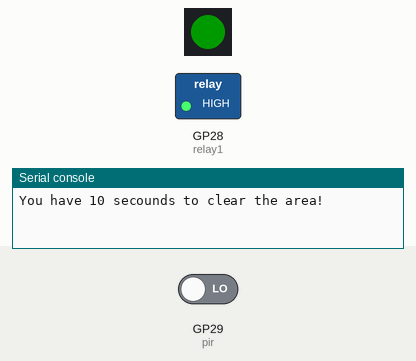
This program was run on a simulated Raspberry Pi Pico running MicroPython. On the bench: 1 RGB LEDs in strip order, left to right, switched loads named in the program (green lamp = pin HIGH), the last lines printed to the serial console. Inputs (shaded band) come from the test bench; at power-on: GP29 (pir) LOW. Dim RGB values are drawn brighter than linear; the clock reads 2024-03-15 10:24:30 at power-on unless the program sets it.

Above: at 0.1 s.
At 12.61 s:
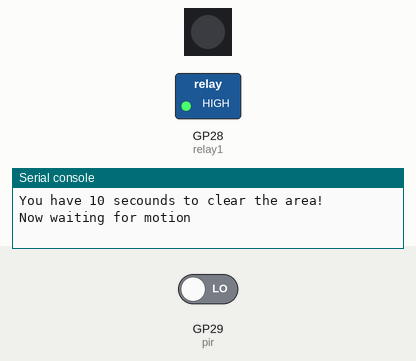
13.3 s: GP29 (pir) driven HIGH
19.9 s: GP29 (pir) driven LOW
At 21.4 s:
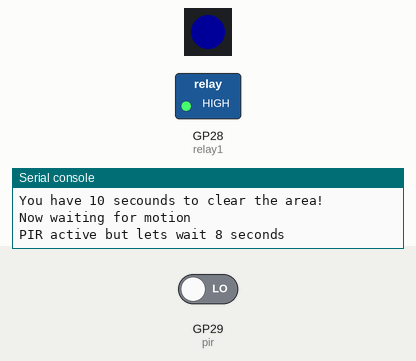
Timing chart, 0 to 29.2 s (numbered marks = the images above; inputs shaded):
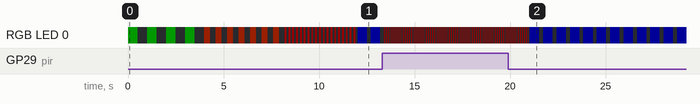

Measured:
- after the input at 19.9 s, GP28 (relay1): stays HIGH (without the input it goes to LOW after 1.6 s)

The program:

main.py
```python
# (licence header left out)
import machine
import time
import neopixel

# Define hardware values
LED_PIN=16               # Set pin number for onboard LED
PIR_PIN=29               # GPIO PIR data
RLY1_PIN=28              # GPIO for Relay #1 data
RLY1_ON_STATE=0          # 1 relay is active High
                         # 0 relay is active Low

# Define some timings
STARTUP_TIME=10          # How long to wait before checking for PIR changes
RLY1_TRIGGER_TIME=0.5    # How long to keep Relay #1 active when triggered
SEQUENCE_DURATION=10     # How long the light/sound sequence of prop lasts
SNOOZE=10                # How long to wait before we want another activation
PIR_ACTIVE_DELAY=8       # Minimum time PIR must be active for activation
LED_BRIGHTNESS=10        # Set brightness as a percentage

# Define some colours
COLOUR_RED=(255,0,0)
COLOUR_GREEN=(0,255,0)
COLOUR_BLUE=(0,0,255)
COLOUR_ORANGE=(255,50,0)
COLOUR_VIOLET=(255,0,255)
COLOUR_YELLOW=(255,255,0)
COLOUR_TEAL=(72,201,176)
COLOUR_PURPLE=(108,52,131)
COLOUR_CLEAR=(0,0,0)

def ledColour(baseColour,brightness=20):
    brightness=brightness/100
    if brightness>0 and brightness<=1:
        adjustedColour=tuple([int(x*brightness) for x in baseColour])
    else:
        adjustedColour=tuple([int(x*0.2) for x in baseColour])
    led.fill(adjustedColour)
    led.write()

# Define function to blink led
def blink(led,baseColour,brightness,duration,delay):
    brightness=brightness/100
    if brightness>0 and brightness<1:
        adjustedColour=tuple([int(x*brightness) for x in baseColour])
    else:
        adjustedColour=baseColour
    start = time.time()
    while time.time()-start<duration:
        led.fill(adjustedColour)
        led.write()
        time.sleep(delay/2)
        led.fill((0,0,0))
        led.write()
        time.sleep(delay/2)

# Setup neopixel
led = neopixel.NeoPixel(machine.Pin(LED_PIN), 1)

# Setup PIR
pir = machine.Pin(PIR_PIN, machine.Pin.IN)

# Setup relay #1
relay1 = machine.Pin(RLY1_PIN, machine.Pin.OUT, value=not RLY1_ON_STATE)

print("You have %s secounds to clear the area!" % STARTUP_TIME)

# Give user time to leave the area
blink(led,COLOUR_GREEN,LED_BRIGHTNESS,STARTUP_TIME/3,1)
# Orange LED
blink(led,COLOUR_ORANGE,LED_BRIGHTNESS,STARTUP_TIME/3,0.6)
# Red LED
blink(led,COLOUR_RED,LED_BRIGHTNESS,STARTUP_TIME/3,0.2)

while pir.value()==1:
    print("Waiting for PIR to settle")
    ledColour(COLOUR_RED,LED_BRIGHTNESS)
    time.sleep(1)
    ledColour(COLOUR_BLUE,LED_BRIGHTNESS)
    time.sleep(1)

print("Now waiting for motion")

while True:

    pirState=pir.value()

    if pirState==1:
        print("PIR active but lets wait %s seconds" % PIR_ACTIVE_DELAY)
        blink(led,COLOUR_RED,LED_BRIGHTNESS,PIR_ACTIVE_DELAY,0.1)
        pirState=pir.value()

    if pirState==1:
        print("PIR ACTIVE")

        # Trigger Relay #1
        print("  Trigger Relay #1 for %s seconds" % RLY1_TRIGGER_TIME)
        ledColour(COLOUR_VIOLET,LED_BRIGHTNESS)
        relay1.on()
        time.sleep(RLY1_TRIGGER_TIME)
        relay1.off()
        ledColour(COLOUR_RED,LED_BRIGHTNESS)

        # Wait for light/sound sequence to finish
        print("  Wait %s seconds" % SEQUENCE_DURATION)
        time.sleep(SEQUENCE_DURATION)

        # Snooze
        print("  Snooze for %s seconds" % SNOOZE)
        blink(led,COLOUR_RED,LED_BRIGHTNESS,SNOOZE,1)

        print("Now waiting for motion")

    ledColour(COLOUR_BLUE,LED_BRIGHTNESS)
    time.sleep(0.5)
    ledColour(COLOUR_CLEAR)
    time.sleep(0.2)
```
